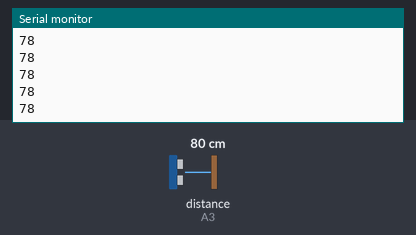
This sketch was run on a simulated Arduino Uno, built with avr-gcc and run on an emulated ATmega328P. On the bench: the last lines printed to the serial monitor. Wiring (inferred from the names in the program): ultrasonic range finder: trigger A2; echo A3. The test bench sets the inputs (shaded band); at power-on: distance to the obstacle (sensor on A3) 80 cm. The echo pulse lasts 58.3 µs per cm.

Above: at 1.2 s.
1.3 s: distance to the obstacle (sensor on A3) set to 2 cm
At 2.1 s:
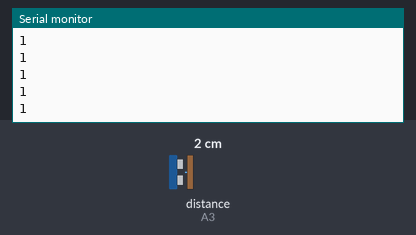
2.8 s: distance to the obstacle (sensor on A3) set to 4 cm
At 3.3 s:
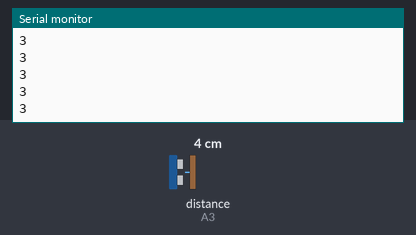
Timing chart, 0 to 5.8 s (numbered marks = the images above; inputs shaded):
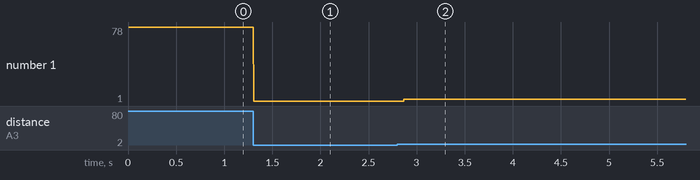

Measured:
- after the input at 1.3 s, the serial monitor: prints a new line at once (image 1)
- after the input at 2.8 s, the serial monitor: prints a new line after 0.07 s (image 2)
- plotted number 1: 78 → 1 after the input at 1.3 s, 1 → 3 after the input at 2.8 s

The sketch:

HC-SR04.ino
```cpp
int trigPin = A2;            //the used trig pin
int echoPin = A3;            //the used echo pin
int distance;               //to store the value

void setup() {
  pinMode(trigPin, OUTPUT); //sets pin as OUTPUT
  pinMode(echoPin, INPUT);  //sets pin as INPUT
  Serial.begin(9600);       //enables serial
}

void loop() {
  //store the returned value from the function
  distance = getDistance();

  //prints the stored value
  Serial.println(distance);
}

//function - returns the distance
int getDistance() {
  //sends out a trigger sound
  digitalWrite(trigPin, LOW);
  delayMicroseconds(10);
  digitalWrite(trigPin, HIGH);
  delayMicroseconds(10);
  digitalWrite(trigPin, LOW);

  //returns the received echo in centimeter
  return pulseIn(echoPin, HIGH)* 0.034/2;
}
```
